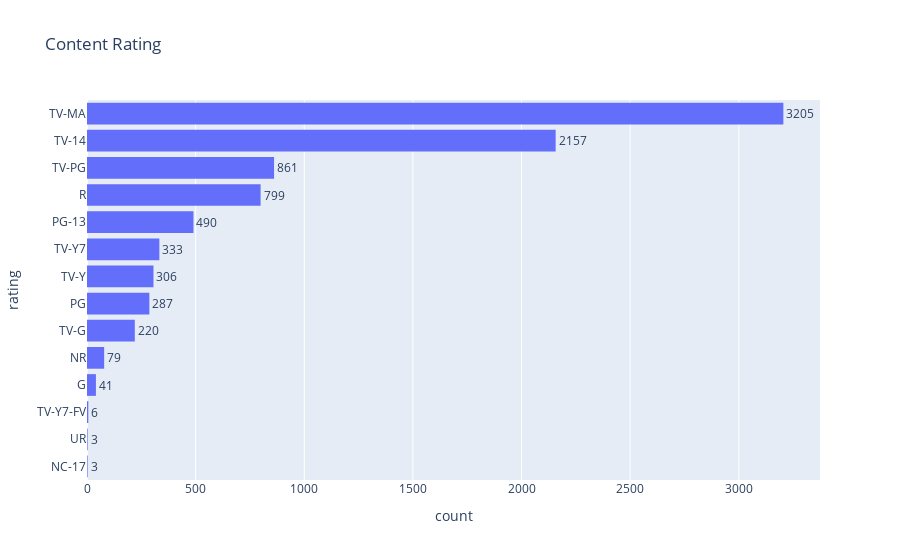

Notebook source saved alongside this figure:
### Code cell
fig = px.histogram(df, y='rating', title='Content Rating')
fig.update_layout(yaxis={'categoryorder':'total ascending'})
fig.update_traces(texttemplate='%{value}', textposition='outside')
fig.show()

### Figure 1 — Plotly figure (JSON) as saved in the notebook; plotly's stock layout.template omitted (floating-point values rounded to 4 significant figures; data arrays with more than 128 entries replaced by an {"elided": "..."} marker saying what was removed)
{"data": [{"alignmentgroup": "True", "bingroup": "y", "hovertemplate": "count=%{x}<br>rating=%{y}<extra></extra>", "legendgroup": "", "marker": {"color": "#636efa", "pattern": {"shape": ""}}, "name": "", "offsetgroup": "", "orientation": "h", "showlegend": false, "textposition": "outside", "texttemplate": "%{value}", "type": "histogram", "xaxis": "x", "y": {"elided": "8790 str values"}, "yaxis": "y"}], "layout": {"barmode": "relative", "legend": {"tracegroupgap": 0}, "title": {"text": "Content Rating"}, "xaxis": {"anchor": "y", "domain": [0, 1], "title": {"text": "count"}}, "yaxis": {"anchor": "x", "categoryorder": "total ascending", "domain": [0, 1], "title": {"text": "rating"}}}}
